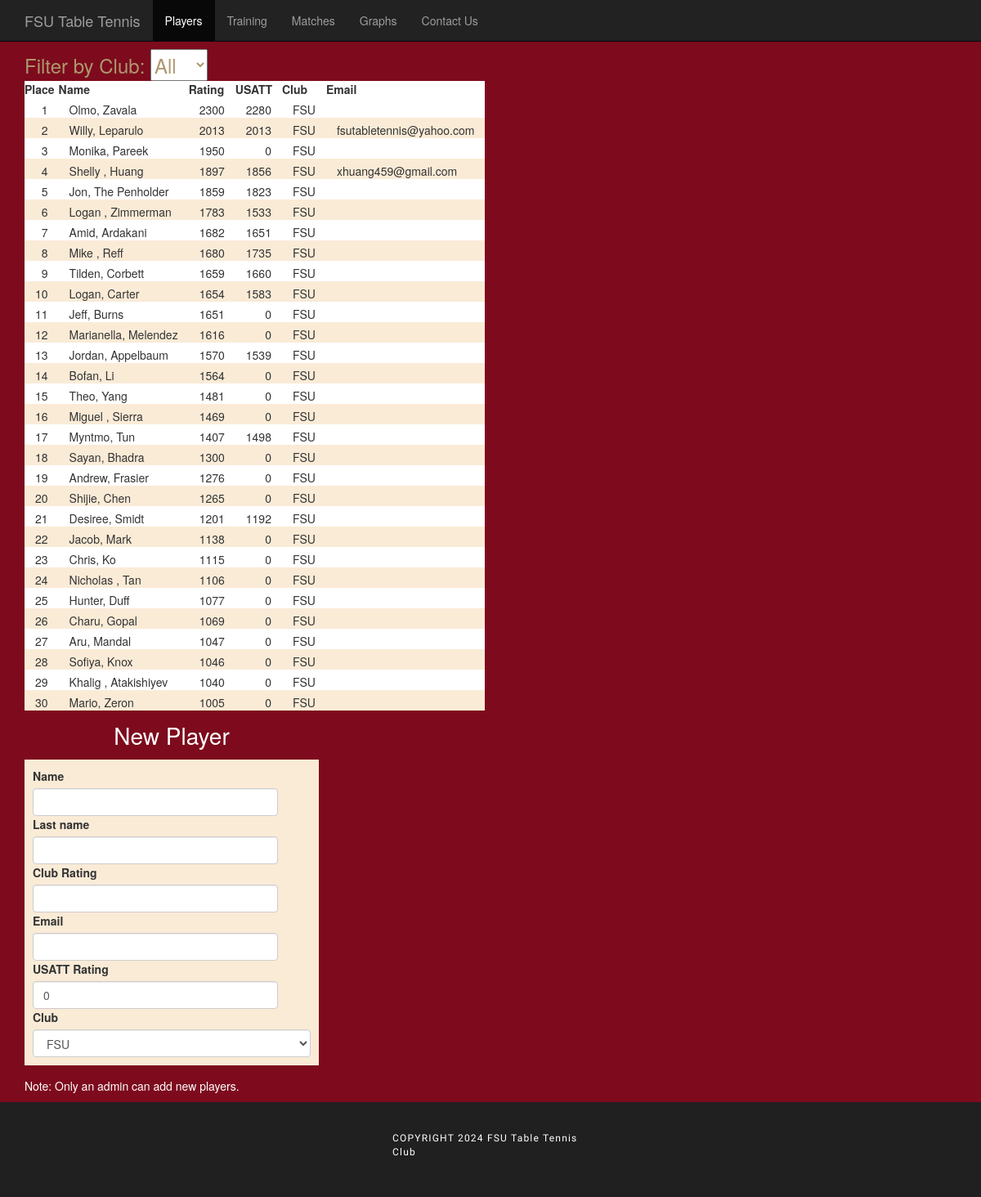
/Players.php, run on an earlier commit of the app's database.
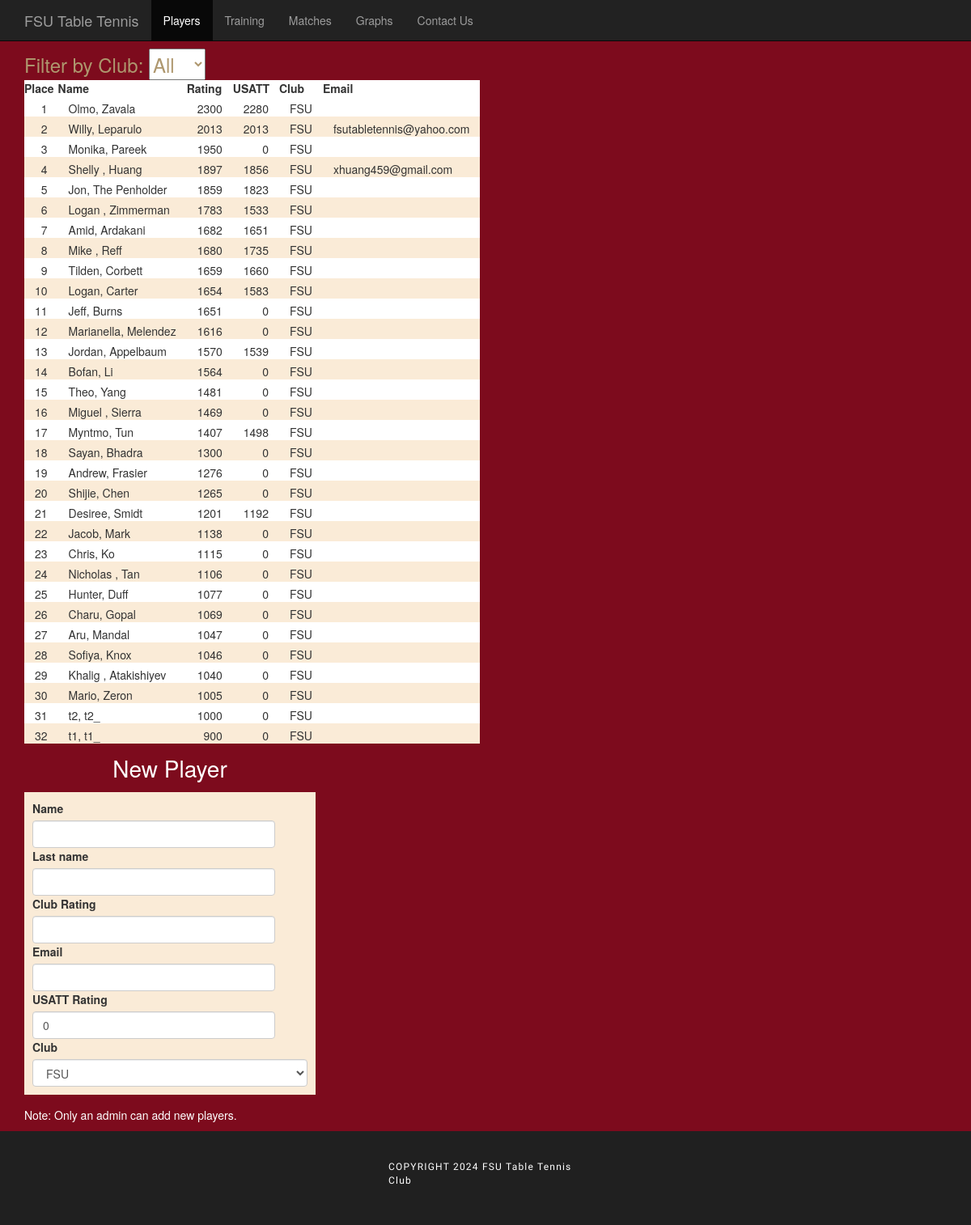
And on a later commit of the database.
### tables this page shows
CREATE TABLE `players` (
  `id_player` int(11) NOT NULL,
  `name` text NOT NULL,
  `last` text NOT NULL,
  `rating` int(11) NOT NULL,
  `usatt_rat` int(11) DEFAULT NULL,
  `fk_club` int(11) NOT NULL,
  `startdate` date NOT NULL,
  `email` varchar(100) DEFAULT NULL,
  `training` tinyint(1) DEFAULT 0,
  `old_rating` int(11) NOT NULL,
  `rating_date` date NOT NULL
);

CREATE TABLE `clubs` (
  `id_club` int(10) UNSIGNED NOT NULL,
  `name` text NOT NULL
);

### Players/PlayersManager.php (called while the page is built, shortened)
<?php
require_once(__ROOT__."/PHP/DBadmin.php");
require_once(__ROOT__."/PHP/CommonSQL.php");
require_once(__ROOT__."/Clubs/ClubsSQL.php");
require_once("PlayersSQL.php");
$action = $_REQUEST["action"];
$sel_club = $_REQUEST["sel_club"];
$master = $_REQUEST["master"];
if($action == 'edit'){
	$id = $_REQUEST["id"];
	$editRow = $id;
}else{
	$editRow = -1;
}
$clubs= getClubs();
if(empty($sel_club)){
	$players = getAllPlayers();
}else{
	$players = getPlayersFromClub($sel_club);
}
if($master == "yoda"){
	$allowEdit = true;
	$allowDelete = true;
	$allowAdd = true;
}elseif($master == "vader"){
	$allowEdit = true;
	$allowDelete = false;
	$allowAdd = true;
}else{
	$allowAdd = false;
}
include("PlayersTable.php");
?>

### PHP/DBadmin.php (called while the page is built, shortened)
<?php
function runQuery($query)
{
	$con = connectDB();
    $result=mysqli_query($con,$query);
    return $result;
}
function getRowsFromResource($resource){
    $i = 0;
    while($row = mysqli_fetch_row($resource)){
        $rows[$i] = $row;
        $i++;
    }
    return $rows;
}
function connectDB()
{
    $user = "root";
    $pw = "";
    $database = "rating_fsutt";
    $server="localhost";
	$con = mysqli_connect($server,$user,$pw,$database);
    return $con;
}
function escapeString($str)
{
    $con = connectDB();
    return mysqli_real_escape_string($con, $str);
}
?>

### Players/PlayersSQL.php (called while the page is built, shortened)
<?php
function getAllPlayers(){
	$query = "SELECT * FROM players ORDER by rating DESC";
    $resource = runQuery($query);
	return ozRunQuery($resource);
}
?>

### Clubs/ClubsSQL.php (called while the page is built, shortened)
<?php
function getClubs(){
    $query = "SELECT * FROM $database.clubs" ;
    $resource = runQuery($query);
	return ozRunQuery($resource);
}
function getClub($id){
    $query = "SELECT * FROM $database.clubs WHERE id_club=".escapeString($id);
    $resource = runQuery($query);
	return ozRunQuery($resource);
}
?>

### PHP/CommonSQL.php (called while the page is built)
<?php
function ozRunQuery($resource){
    if($resource){
        $rows = getRowsFromResource($resource);
        return $rows;
    }
    return null;
}
?>

### Players/PlayersTable.php (the view, shortened to what this page needs)
<p class="subTitle"> Filter by Club:
<?php
	echo "<select id='filt_club' onchange='selectClub();'>\n";
	echo "<option value='All' selected>All</option>\n ";
	echo "</select><br>\n";
?>
</p>
<table class="mainTable">
		<?php
		if(!empty($players)){
			echo "<tr>";
			$columns = array("Place", "Name", "Rating", "USATT","Club","Email");
			foreach($columns as $col){ echo "<th class='players'>$col</th>"; }
			echo "</tr>";
			$count = 0;
			foreach($players as $row){
				if( fmod($count,2) == 0){
					$class = 'oddrow';
				}else{
					$class = 'evenrow';
				}
				echo "<tr>";
				$count ++;
				$curr_club = getClub($row[5]);
				echo "<td class='$class' style='text-align: right'>$count</td>\n";
				if($editRow == $row[0]){
					echo "<td class='$class'><input type='text' id='uname' value='",$row[1],"' /><input type='text' id='ulast_name' value='",$row[2],"' /></td>\n";
					echo "<td class='$class'><input type='text' id='uclub_rat' value='",$row[3],"' /></td>\n";
					echo "<td class='$class'><input type='text' id='uusatt_rat' value='",$row[4],"' /></td>\n";
					echo "<td class='$class'><select id='uclubs'>";
						foreach($clubs as $club){
							if($curr_club[0][0] == $club[0]){
								echo "<option value='",$club[0],"' selected>",$club[1],"</option>";
							}else{
								echo "<option value='",$club[0],"'>",$club[1],"</option>";
							}
						}
					echo "</select></td>";
					echo "<td class='$class'><input type='text' id='uemail' value='",$row[7],"' /></td>\n";
				}else{
					echo "<td class='$class'>",$row[1],", ",$row[2],"</td>\n";
					echo "<td class='$class' style='text-align: right'>",$row[3],"</td>\n";
					echo "<td class='$class' style='text-align: right'>",$row[4],"</td>\n";
					echo "<td class='$class'>",$curr_club[0][1],"</td>\n";
					echo "<td class='$class'>",$row[7],"</td>\n";
				}
			}
		}
		?>
</table>

### Header.php (shortened to what this page needs)
<!DOCTYPE html>
<html>
	<head>
		<link href="<?php echo $root_path; ?>common/CSS/main.css" rel="stylesheet" type="text/css"/>
		<link href="//netdna.bootstrapcdn.com/bootstrap/3.0.0/css/bootstrap.min.css" rel="stylesheet" type="text/css"/>
	</head>
	<body style=" background-color: #7d0b1d; padding-top: 60px;">
		<?php include("Tabs.php"); ?>

### Tabs.php (shortened to what this page needs)
<div class="navbar navbar-inverse navbar-fixed-top" role="navigation">
	<div class="container">
		<div class="navbar-header" >
			<a class="navbar-brand" href="Players.php">FSU Table Tennis</a>
		</div>
		<div class="collapse navbar-collapse">
          <ul class="nav navbar-nav">
			<li id="tabplayers" class="active" ><a href="<?php echo $root_path; ?>Players.php">Players</a> </li>
			<li id="tabtraining" ><a href="<?php echo $root_path; ?>Training.php">Training</a> </li>
			<li id="tabmatches" ><a href="<?php echo $root_path; ?>Matches.php">Matches</a> </li>
			<li id="tabgraphs"><a href="<?php echo $root_path; ?>Graphs.php">Graphs</a> </li>
			<li id="tabcontact"><a href="<?php echo $root_path; ?>Contact.php">Contact Us</a> </li>
          </ul>
        </div>
	</div>
</div>

### Players.php (shortened to what this page needs)
<?php
include("Header.php");
include("PHP/DBadmin.php");
include("PHP/CommonSQL.php");
include("Clubs/ClubsSQL.php");
include("Players/PlayersSQL.php");
?>
<div id="main_div_players" class="container">
		<div class="row">
			<div class="col-md-12 " id="main_table_div">
				<?php include("Players/PlayersManager.php"); ?>
			</div>
			<div class="col-md-4" id="new_player">
				<p class="mainTitle"> New Player</p>
				<form role="form">
					<div class="form-group" style="background-color: antiquewhite">
						<label>Name</label> <input class="form-control" type="text" id="name" />
						<label>Last name</label> <input  class="form-control" type="text" id="last_name" />
						<label>Club Rating</label> <input  class="form-control" type="text" id="club_rat" />
						<label>Email</label><input  class="form-control" type="text" id="email" />
						<label>USATT Rating</label><input  class="form-control" type="text" id="usatt_rat" value="0" />
						<label>Club</label> <select  class="form-control" id="clubs">
											<?php
											$clubs = getClubs();
											foreach ($clubs as $row) {
												echo "<option value=", $row[0], " selected>", $row[1], "</option>";
											}
											?> </select>
					</div>
					<?php
					if($allowAdd){
						echo "<input type='button' value='Add new player' onclick='addField();'/></td></tr>\n";
					}
					else{
						echo "<p style = 'color: white'> Note: Only an admin can add new players.</p>";
					}
					?>
				</form>
			</div>
	</div>
</div>
<?php include("Footer.php"); ?>

### Footer.php (shortened to what this page needs)
<html lang="en">
	<head>
	</head>
	<body>
		<div class="footer">
			<p style="letter-spacing:0.1em;font-family:'Proxima Nova', sans-serif;color:#FFFFFF;font-size:12px;">COPYRIGHT 2024 FSU Table Tennis Club</p>
		</div>
	</body>
</html>

### common/CSS/main.css (style rules this page uses)
.mainTitle { font-size: 28px; color: appworkspace; text-align: center; margin: 10px; padding: 0px; }
.subTitle { color: #AE976E; font-size: 24px; margin: 0px; padding: 0px; }
table.mainTable { background-color:white; }
td.evenrow { background-color: antiquewhite; padding-left: 13px; padding-top: 5px; padding-right: 13px; }
td.oddrow { background-color: appworkspace; padding-left: 13px; padding-top: 5px; padding-right: 13px; }
input[type=text] { max-width: 300px; }
#new_player { background-color: transparent; }
.form-group { padding: 10px; }

### Footer.php (style rules this page uses)
.footer { position:relative; top:30%; background-color:#202020; width:100%; height:12%; padding-left:40%; padding-right:40%; padding-top:3%; padding-bottom:3%; }

What changed in the data, as far as the page shows it:
added players: name "t2", last "t2_", rating "1000", usatt_rat "0", fk_club.name "FSU"
added players: name "t1", last "t1_", rating "900", usatt_rat "0", fk_club.name "FSU"
